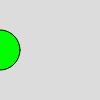
Frame 1 (no input)
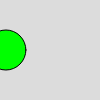
Frame 60 (no input)
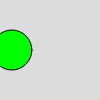
Frame 120 (the mouse pressed at the canvas centre since frame 60)

The p5.js sketch that drew these frames (run headless with seeded random() and noise() and a simulated clock; from frame 60 on, the mouse is pressed at the canvas centre):

// p5.js sketch
// ── sketch.js
let x = 0;

function setup() {
  createCanvas(100, 100);
}

function draw() {
  if (x > 100) {
    x = 0;
  }
  background(220);
  fill(0, 255, 0);
  ellipse(x, 50, 40, 40);
  x = x + 0.1;
  describe('green circle at x pos ' + round(x) + ' moving to the right');
}
// ── desc.js
const FALLBACK = 0, LABEL = 1;
function describe(text,display){
  if (document.getElementById('canvasDescription')==undefined){
    document.getElementById('defaultCanvas0').innerHTML = '<div id="canvasDescription" role="region" aria-label="Canvas Description"></div>'; 
  }
  document.getElementById('canvasDescription').innerHTML = '<p id="description">'+text+'</p>';
  if (display == 1){
    if (document.getElementById('canvasLabel')==undefined){
      document.getElementById('defaultCanvas0').insertAdjacentHTML('afterend','<div id="canvasLabel"><p>'+text+'</p></div>');
    }else{
      document.getElementById('canvasLabel').innerHTML = '<p>'+text+'</p>';
    }
  }
}
